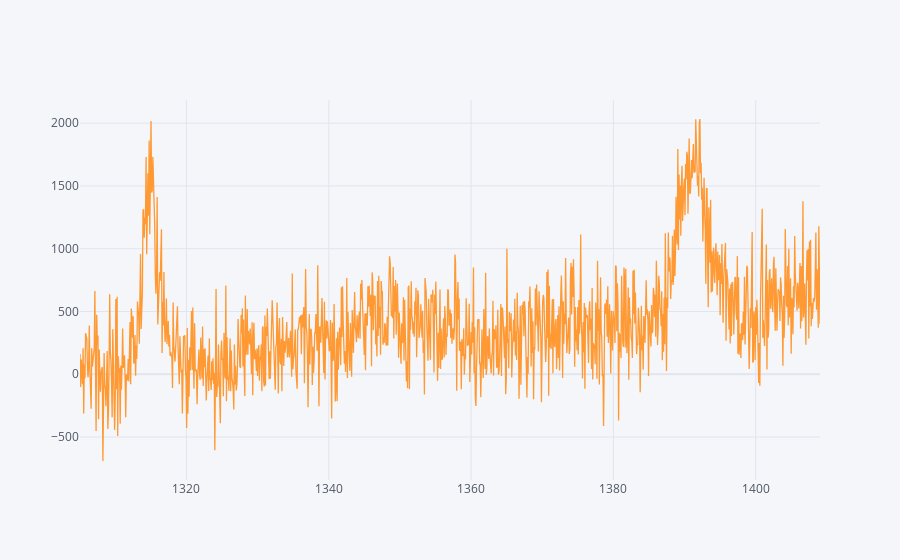

The notebook cell saved with this chart:
### Markdown cell above
# DLP calculation

### Code cell
df = pd.DataFrame({'x':data_pixel_v[:,0],'y':data_pixel_v[:,1]}) # since the first col is wavelength, pixel 12 is in col13
df.iplot(kind='line', x='x',y='y')

### Figure 1 — Plotly figure (JSON) as saved in the notebook; plotly's stock layout.template omitted (floating-point values rounded to 4 significant figures; data arrays with more than 128 entries replaced by an {"elided": "..."} marker saying what was removed)
{"data": [{"line": {"color": "rgba(255, 153, 51, 1.0)", "dash": "solid", "shape": "linear", "width": 1.3}, "mode": "lines", "name": "y", "text": "", "type": "scatter", "x": {"elided": "1227 float values"}, "y": {"elided": "1227 float values"}}], "layout": {"legend": {"bgcolor": "#F5F6F9", "font": {"color": "#4D5663"}}, "paper_bgcolor": "#F5F6F9", "plot_bgcolor": "#F5F6F9", "title": {"font": {"color": "#4D5663"}}, "xaxis": {"gridcolor": "#E1E5ED", "showgrid": true, "tickfont": {"color": "#4D5663"}, "title": {"font": {"color": "#4D5663"}, "text": ""}, "zerolinecolor": "#E1E5ED"}, "yaxis": {"gridcolor": "#E1E5ED", "showgrid": true, "tickfont": {"color": "#4D5663"}, "title": {"font": {"color": "#4D5663"}, "text": ""}, "zerolinecolor": "#E1E5ED"}}}
